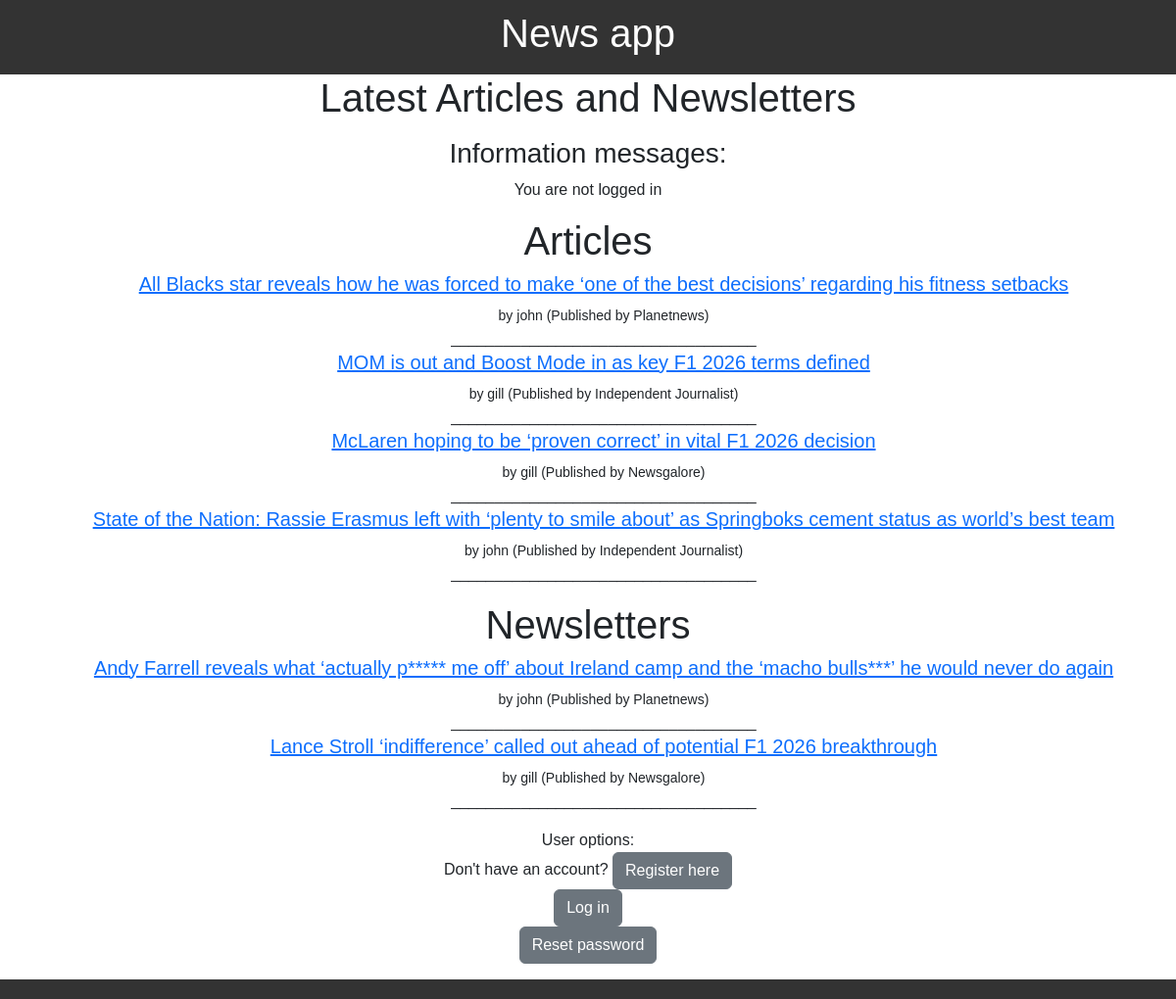
The page / on the database its author committed.
### news_app/models.py (models this page shows, shortened)
class Article(models.Model):
    title = models.CharField(max_length=200)
    content = models.TextField()
    editor_approved = models.BooleanField(default=False)
    article_author = models.ForeignKey(CustomUser, on_delete=models.CASCADE)
    independent_journalist = models.BooleanField(default=False)

class CustomUser(AbstractUser):
    ROLE_CHOICES = (
        ('Reader', 'Reader'),
        ('Journalist', 'Journalist'),
        ('Editor', 'Editor'),
    )
    role = models.CharField(
        max_length=10, choices=ROLE_CHOICES, default='Reader')
    publisher = models.ForeignKey(
        Publisher, on_delete=models.SET_NULL, null=True, blank=True,
        related_name='employees')
    subscribed_journalists = models.ManyToManyField(
        'self',
        symmetrical=False,
        blank=True,
        limit_choices_to={'role': 'Journalist'},
        related_name='subscribers'
    )
    subscribed_publishers = models.ManyToManyField(
        Publisher,
        blank=True,
        related_name='subscribers'
    )

class Publisher(models.Model):
    name = models.CharField(max_length=100, unique=True)
    def __str__(self):
        return self.name

class Newsletter(models.Model):
    title = models.CharField(max_length=200)
    content = models.TextField()
    editor_approved = models.BooleanField(default=False)
    newsletter_author = models.ForeignKey(CustomUser, on_delete=models.CASCADE)
    independent_journalist = models.BooleanField(default=False)

### news_app/views.py (the view)
# urls.py: path('', views.article_list, name='article_list'),
def article_list(request):
    articles = Article.objects.all().order_by('title')
    newsletters = Newsletter.objects.all().order_by('title')
    context = {
        'article_list': articles,
        'newsletter_list': newsletters
    }
    return render(request, 'news_app/article_list.html', context)

### news_app/templates/news_app/article_list.html (shortened to what this page needs)
{% extends "base.html" %}
{% block content %}
<h1>Latest Articles and Newsletters</h1>
<p>
    <h3>Information messages:</h3>
    {% if user.is_authenticated %}
    Logged in user: {{ user.username }}<br>
    Role: {{ user.role }}<br>
    Publisher: {{ user.publisher }}<br>
    {% else %}
    You are not logged in
    {% endif %}
</p>
<h1>Articles</h1>
<ul>
    {% for article in article_list %}
    {% if article.editor_approved or user.role == 'Editor' and user.publisher == article.article_author.publisher or article.article_author == user or article.independent_journalist %}
    <li>
        <a href="{% url 'view_article' article.pk %}">
            <div>
                <h5>{{ article.title }}</h5>
            </div>
        </a>
        <small>by {{ article.article_author.username }} {% if article.independent_journalist %} (Published by Independent Journalist) {% endif %}
            {% if not article.independent_journalist %}
                {% if not article.editor_approved %}
                    (Pending Editor Approval)
                {% else %}
                    (Published by {{ article.article_author.publisher }})
                {% endif %}
            {% endif %}
        </small><br>
        ___________________________________
    </li>
    {% endif %}
    {% empty %}
    <li>No articles have been posted yet.</li>
    {% endfor %}
</ul>
<h1>Newsletters</h1>
<ul>
    {% for newsletter in newsletter_list %}
    {% if newsletter.editor_approved or user.role == 'Editor' and user.publisher == newsletter.newsletter_author.publisher or newsletter.newsletter_author == user or newsletter.independent_journalist %}
    <li>
        <a href="{% url 'view_newsletter' newsletter.pk %}">
            <div>
                <h5>{{ newsletter.title }}</h5>
            </div>
        </a>
        <small>by {{ newsletter.newsletter_author.username }} {% if newsletter.independent_journalist %} (Published by Independent Journalist) {% endif %}
            {% if not newsletter.independent_journalist %}
            {% if not newsletter.editor_approved %}
                (Pending Editor Approval)
            {% else %}
                (Published by {{ newsletter.newsletter_author.publisher }})
            {% endif %}
            {% endif %}
        </small><br>
        ___________________________________
    </li>
    {% endif %}
    {% empty %}
    <li>No newsletters have been posted yet.</li>
    {% endfor %}
</ul>
<p>
    User options:<br>
    {% if not user.is_authenticated %}
        Don't have an account? <a href="{% url 'register' %}" class="btn btn-secondary">Register here</a><br>
        <a href="{% url 'login' %}" class="btn btn-secondary">Log in</a><br>
        <a href="{% url 'password_reset_request' %}" class="btn btn-secondary">Reset password</a><br>
    {% endif %}
</p>
{% endblock %}

### news_app/templates/base.html (shortened to what this page needs)
{% load static %}
<!DOCTYPE html>
<html lang="en">
<head>
    <link href="https://cdn.jsdelivr.net/npm/bootstrap@5.3.8/dist/css/bootstrap.min.css" rel="stylesheet">
    <link rel="stylesheet" href="{% static 'news_app/styles.css' %}" />
</head>
<body>
    <header>
        <h1>
            {% block header %}
            News app
            {% endblock header %}
        </h1>
    </header>
    <main>
        {% block content %}
        {% endblock content %}
    </main>
    <footer>
    </footer>
</body>
</html>

### news_app/static/news_app/styles.css (style rules this page uses)
body { font-family: "Arial", sans-serif; }
header { background-color: #333; color: white; padding: 10px; text-align: center; }
main { text-align: center; }
ul { list-style-type: none; }
footer { background-color: #333; color: white; padding: 10px; text-align: center; }

### rows shown on the page
Article: title "All Blacks star reveals how he was forced to make ‘one of the best decisions’ regarding his fitness setbacks", article_author.username "john", article_author.publisher "Planetnews"
Article: title "MOM is out and Boost Mode in as key F1 2026 terms defined", article_author.username "gill", independent_journalist "(Published by Independent Journalist)"
Article: title "McLaren hoping to be ‘proven correct’ in vital F1 2026 decision", article_author.username "gill", article_author.publisher "Newsgalore"
Article: title "State of the Nation: Rassie Erasmus left with ‘plenty to smile about’ as Springboks cement status as world’s best team", article_author.username "john", independent_journalist "(Published by Independent Journalist)"
Newsletter: title "Andy Farrell reveals what ‘actually p***** me off’ about Ireland camp and the ‘macho bulls***’ he would never do again", newsletter_author.username "john", newsletter_author.publisher "Planetnews"
Newsletter: title "Lance Stroll ‘indifference’ called out ahead of potential F1 2026 breakthrough", newsletter_author.username "gill", newsletter_author.publisher "Newsgalore"
